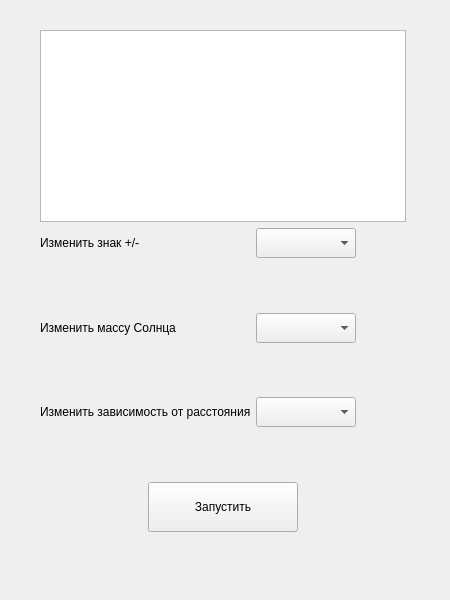
<?xml version="1.0" encoding="UTF-8"?>
<ui version="4.0">
 <class>ChangeGWindow</class>
 <widget class="QWidget" name="ChangeGWindow">
  <property name="geometry">
   <rect>
    <x>0</x>
    <y>0</y>
    <width>450</width>
    <height>600</height>
   </rect>
  </property>
  <property name="minimumSize">
   <size>
    <width>450</width>
    <height>600</height>
   </size>
  </property>
  <property name="maximumSize">
   <size>
    <width>450</width>
    <height>600</height>
   </size>
  </property>
  <property name="windowTitle">
   <string>Окно изменения закона тяготения</string>
  </property>
  <widget class="QWidget" name="verticalLayoutWidget">
   <property name="geometry">
    <rect>
     <x>40</x>
     <y>30</y>
     <width>366</width>
     <height>550</height>
    </rect>
   </property>
   <layout class="QVBoxLayout" name="verticalLayout">
    <item>
     <widget class="QGraphicsView" name="graphicsView"/>
    </item>
    <item>
     <layout class="QHBoxLayout" name="horizontalLayout">
      <item>
       <widget class="QLabel" name="label">
        <property name="minimumSize">
         <size>
          <width>210</width>
          <height>20</height>
         </size>
        </property>
        <property name="maximumSize">
         <size>
          <width>210</width>
          <height>20</height>
         </size>
        </property>
        <property name="text">
         <string>&lt;html&gt;&lt;head/&gt;&lt;body&gt;&lt;p&gt;Изменить знак +/-&lt;/p&gt;&lt;/body&gt;&lt;/html&gt;</string>
        </property>
       </widget>
      </item>
      <item>
       <widget class="QComboBox" name="combo_box_change_sign">
        <property name="minimumSize">
         <size>
          <width>100</width>
          <height>30</height>
         </size>
        </property>
        <property name="maximumSize">
         <size>
          <width>100</width>
          <height>30</height>
         </size>
        </property>
       </widget>
      </item>
      <item>
       <spacer name="horizontalSpacer">
        <property name="orientation">
         <enum>Qt::Horizontal</enum>
        </property>
        <property name="sizeHint" stdset="0">
         <size>
          <width>40</width>
          <height>20</height>
         </size>
        </property>
       </spacer>
      </item>
     </layout>
    </item>
    <item>
     <spacer name="verticalSpacer_2">
      <property name="orientation">
       <enum>Qt::Vertical</enum>
      </property>
      <property name="sizeHint" stdset="0">
       <size>
        <width>20</width>
        <height>40</height>
       </size>
      </property>
     </spacer>
    </item>
    <item>
     <layout class="QHBoxLayout" name="horizontalLayout_2">
      <item>
       <widget class="QLabel" name="label_2">
        <property name="minimumSize">
         <size>
          <width>210</width>
          <height>20</height>
         </size>
        </property>
        <property name="maximumSize">
         <size>
          <width>210</width>
          <height>20</height>
         </size>
        </property>
        <property name="text">
         <string>Изменить массу Солнца</string>
        </property>
       </widget>
      </item>
      <item>
       <widget class="QComboBox" name="combo_box_change_m">
        <property name="minimumSize">
         <size>
          <width>100</width>
          <height>30</height>
         </size>
        </property>
        <property name="maximumSize">
         <size>
          <width>100</width>
          <height>30</height>
         </size>
        </property>
       </widget>
      </item>
      <item>
       <spacer name="horizontalSpacer_2">
        <property name="orientation">
         <enum>Qt::Horizontal</enum>
        </property>
        <property name="sizeHint" stdset="0">
         <size>
          <width>40</width>
          <height>20</height>
         </size>
        </property>
       </spacer>
      </item>
     </layout>
    </item>
    <item>
     <spacer name="verticalSpacer_3">
      <property name="orientation">
       <enum>Qt::Vertical</enum>
      </property>
      <property name="sizeHint" stdset="0">
       <size>
        <width>20</width>
        <height>40</height>
       </size>
      </property>
     </spacer>
    </item>
    <item>
     <layout class="QHBoxLayout" name="horizontalLayout_3">
      <item>
       <widget class="QLabel" name="label_3">
        <property name="minimumSize">
         <size>
          <width>210</width>
          <height>20</height>
         </size>
        </property>
        <property name="maximumSize">
         <size>
          <width>210</width>
          <height>20</height>
         </size>
        </property>
        <property name="text">
         <string>Изменить зависимость от расстояния</string>
        </property>
       </widget>
      </item>
      <item>
       <widget class="QComboBox" name="combo_box_change_r">
        <property name="minimumSize">
         <size>
          <width>100</width>
          <height>30</height>
         </size>
        </property>
        <property name="maximumSize">
         <size>
          <width>100</width>
          <height>30</height>
         </size>
        </property>
       </widget>
      </item>
      <item>
       <spacer name="horizontalSpacer_3">
        <property name="orientation">
         <enum>Qt::Horizontal</enum>
        </property>
        <property name="sizeHint" stdset="0">
         <size>
          <width>40</width>
          <height>20</height>
         </size>
        </property>
       </spacer>
      </item>
     </layout>
    </item>
    <item>
     <spacer name="verticalSpacer_4">
      <property name="orientation">
       <enum>Qt::Vertical</enum>
      </property>
      <property name="sizeHint" stdset="0">
       <size>
        <width>20</width>
        <height>40</height>
       </size>
      </property>
     </spacer>
    </item>
    <item>
     <layout class="QHBoxLayout" name="horizontalLayout_4">
      <item>
       <spacer name="horizontalSpacer_4">
        <property name="orientation">
         <enum>Qt::Horizontal</enum>
        </property>
        <property name="sizeHint" stdset="0">
         <size>
          <width>40</width>
          <height>20</height>
         </size>
        </property>
       </spacer>
      </item>
      <item>
       <widget class="QPushButton" name="pb_start_change_g">
        <property name="minimumSize">
         <size>
          <width>150</width>
          <height>50</height>
         </size>
        </property>
        <property name="maximumSize">
         <size>
          <width>150</width>
          <height>50</height>
         </size>
        </property>
        <property name="text">
         <string>Запустить</string>
        </property>
       </widget>
      </item>
      <item>
       <spacer name="horizontalSpacer_5">
        <property name="orientation">
         <enum>Qt::Horizontal</enum>
        </property>
        <property name="sizeHint" stdset="0">
         <size>
          <width>40</width>
          <height>20</height>
         </size>
        </property>
       </spacer>
      </item>
     </layout>
    </item>
    <item>
     <spacer name="verticalSpacer">
      <property name="orientation">
       <enum>Qt::Vertical</enum>
      </property>
      <property name="sizeHint" stdset="0">
       <size>
        <width>20</width>
        <height>40</height>
       </size>
      </property>
     </spacer>
    </item>
   </layout>
  </widget>
 </widget>
 <resources/>
 <connections/>
</ui>
